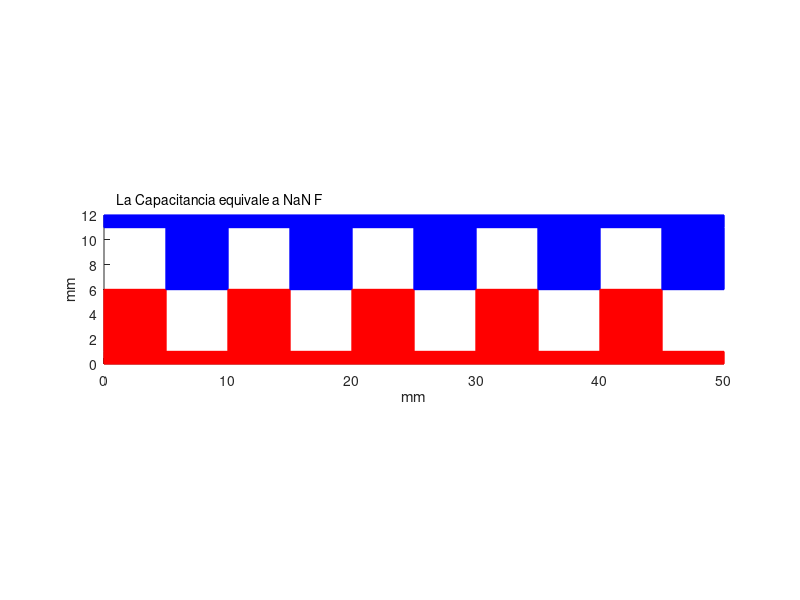

This figure's MATLAB source:
%% Calculo de capacitancias interdigitales planares
% Para este calculo se usara el principio de paralelismo de las
% capacitancias que establece que aparecen 2N-1 capacitancias cada vez que
% hayan N "fingers" en cada cara de la capacitancia interdigital
%
% (2N - 1)EoA/(d/2) = 2(2N - 1)EoA/d
clc;
clear all;
close all;
% Print information of the simulator to users
sprintf('Calculador de capacitancias intergiditadas \nFabricacion de Biosensores\nJohann F. Osma\nBasado en el trabajo de Zahira Gonzalez\n')


%% Toma de datos
%
N= input('Numero de fingers de la capacitancia? > ');
d= input('Distancia entre fingers del mismo lado? (mm) > ');
l= input('Largo de los fingers? (mm) > ');
w= input('Ancho de los fingers? (mm) > ');
h= input('Alto de los fingers? (mm) > ');
delta= input('Distancia de separacion entre los fingers de un lado y el comb del otro lado? (mm) > ');
Eo= input('Permitividad relativa? > ');
Eo=Eo*8.8541878176E-12; %Multiplicar por la permitividad del vacio
%
%% Calculo de la capacitancia
%
Area_efectiva=(l-delta)*h; % Largo efectivo=largo de fingers - delta y se multiplica por la altura (mm^2)
Area_efectiva=Area_efectiva/1000000; % Area en m^2
Distancia_efectiva=(d-w)/2; % Distancia efectiva es separacion entre fingers menos los anchos de un finger del otro lado sobre 2
Distancia_efectiva=Distancia_efectiva/1000; % Distancia en m
Capacitancia=2*(2*N-1)*Eo*Area_efectiva/Distancia_efectiva;
sprintf('El Area efectiva es de %3.5g m^2 \nEl Area efectiva es de %3.5g um^2 \n',Area_efectiva,Area_efectiva*1E12)
sprintf('La Distancia efectiva equivale a %3.5g m \nLa Distancia efectiva equivale a %3.5g um \n',Distancia_efectiva,Distancia_efectiva*1E6)
str_value=sprintf('La Capacitancia equivale a %3.5g F \n',Capacitancia)
%% Dibujo de la capacitancia
%
figure
ancho_total=(N*(w+d))+(w/2)-(d/2); % ancho total del electrodo
%Pintamos el primer electrodo con una profundidad de 1
rectangle('Position',[0 0 ancho_total 1],'LineWidth',1,'EdgeColor','r','Facecolor','r')
%Pintamos el segundo electrodo con una profundidad de 1
origen=1+l+delta;
rectangle('Position',[0 origen ancho_total 1],'LineWidth',1,'EdgeColor','b','Facecolor','b')
for i=1:N
    %Pintamos el finger i del electrodo rojo de abajo
    rectangle('Position',[(i-1)*(w+d) 1 w l],'LineWidth',1,'EdgeColor','r','Facecolor','r')
    %Pintamos el finger i del electrodo azul de arriba
    rectangle('Position',[((i-1)*(w+d))+(w/2)+(d/2) origen-l w l],'LineWidth',1,'EdgeColor','b','Facecolor','b')
end
daspect([1,1,1])
xlabel('mm');
ylabel('mm');
text(1,origen+2,str_value);


